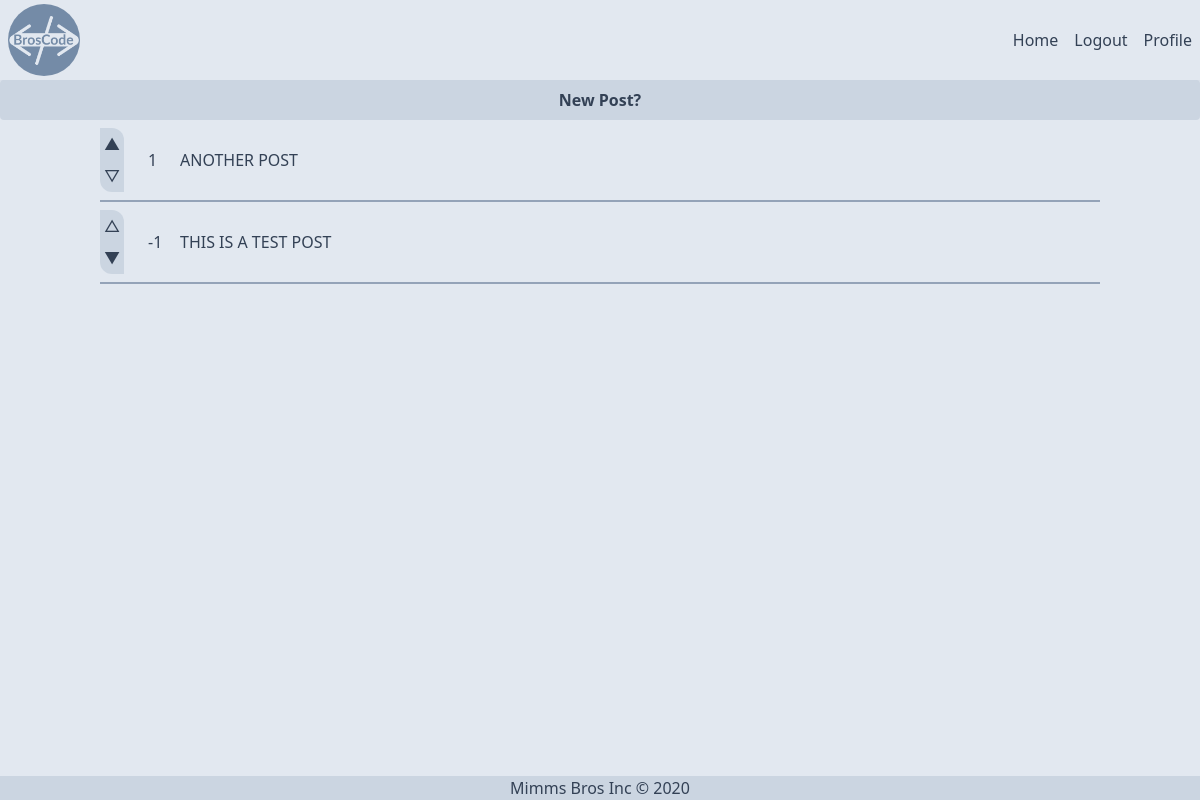
Page / (signed in) on the committed database.
### blog/models.py (models this page shows, shortened)
class Post(models.Model):
    author = models.ForeignKey(User, on_delete=models.CASCADE)
    title = models.CharField(max_length=100)
    content = models.TextField()
    created_at = models.DateTimeField(auto_now_add=True)
    updated_at = models.DateTimeField(auto_now=True)
    votes = models.IntegerField(default=0)
    users_upvoted = models.ManyToManyField(User, blank=True, related_name='users_upvoted_post')
    users_downvoted = models.ManyToManyField(User, blank=True, related_name='users_downvoted_post')

### blog/views.py (the view)
# urls.py: path('', views.index, name='index'),
def index(request):
    latest_posts_list = Post.objects.order_by('-created_at')[:5]
    latest_posts_comments = []
    if latest_posts_list:
        latest_posts_comments = [Comment.objects.filter(post=post) for post in latest_posts_list]
    context = {'latest_posts_list': latest_posts_list, 'latest_posts_comments': latest_posts_comments}
    return render(request, 'blog/index.html', context)

### blog/templates/blog/index.html (shortened to what this page needs)
{% extends "blog/base.html" %}
{% load static tailwind_tags %}
{% load static %}
    {% block content %}
    <a class="flex bg-slate-300 justify-center bg-accent-dark hover:bg-slate-400 text-accent-lighter font-bold py-2 px-4 rounded" href="{% url 'blog:new_post'%}">New Post?</a>
    <div id="postList" class="flex flex-col w-full align-middle items-center justify-center">
    {% if latest_posts_list %}
        <ul class="flex flex-col w-10/12 align-middle items-center justify-center">
        {% for post in latest_posts_list %}
        <div class="w-full h-full border-b-2 border-slate-400">
            <li class=" flex my-2 items-center bg-primary text-accent-darkest w-full h-full rounded-lg">
                <div class="h-min w-8">
                    <button class="p-1 rounded-tr-xl bg-slate-300 hover:bg-slate-400 active:bg-slate-500" id="up{{post.id}}" onclick=vote('up','post',{{post.id}})>
                        {% if user in post.users_upvoted.all %}
                            ▲
                        {% else %}
                            △
                        {% endif %}
                    </button>
                    <button class="p-1 rounded-bl-xl bg-slate-300 hover:bg-slate-400 active:bg-slate-500" id="down{{post.id}}" onclick=vote('down','post',{{post.id}})>
                        {% if user in post.users_downvoted.all %}
                            ▼
                        {% else %}
                            ▽
                        {% endif %}
                    </button>
                </div>
                <div class="flex align-middle">
                    <div class="flex flex-col ml-4 w-4 justify-center " id="votes{{post.id}}">
                        {{post.votes}}
                    </div>
                    <a href="{% url 'blog:post' post.id %}" class=" hover:bg-slate-300 rounded-full m-2 p-2">
                        {{ post.title | upper }}
                    </a>
                </div>
            </li>
        </div>
        {% endfor %}
        </ul>
    </div>
    {% else %}
        <p> No posts are available</p>
    {% endif %}
{% endblock %}

### rows in the picture
Post: votes "1", title "ANOTHER POST"
Post: votes "-1", title "THIS IS A TEST POST"
